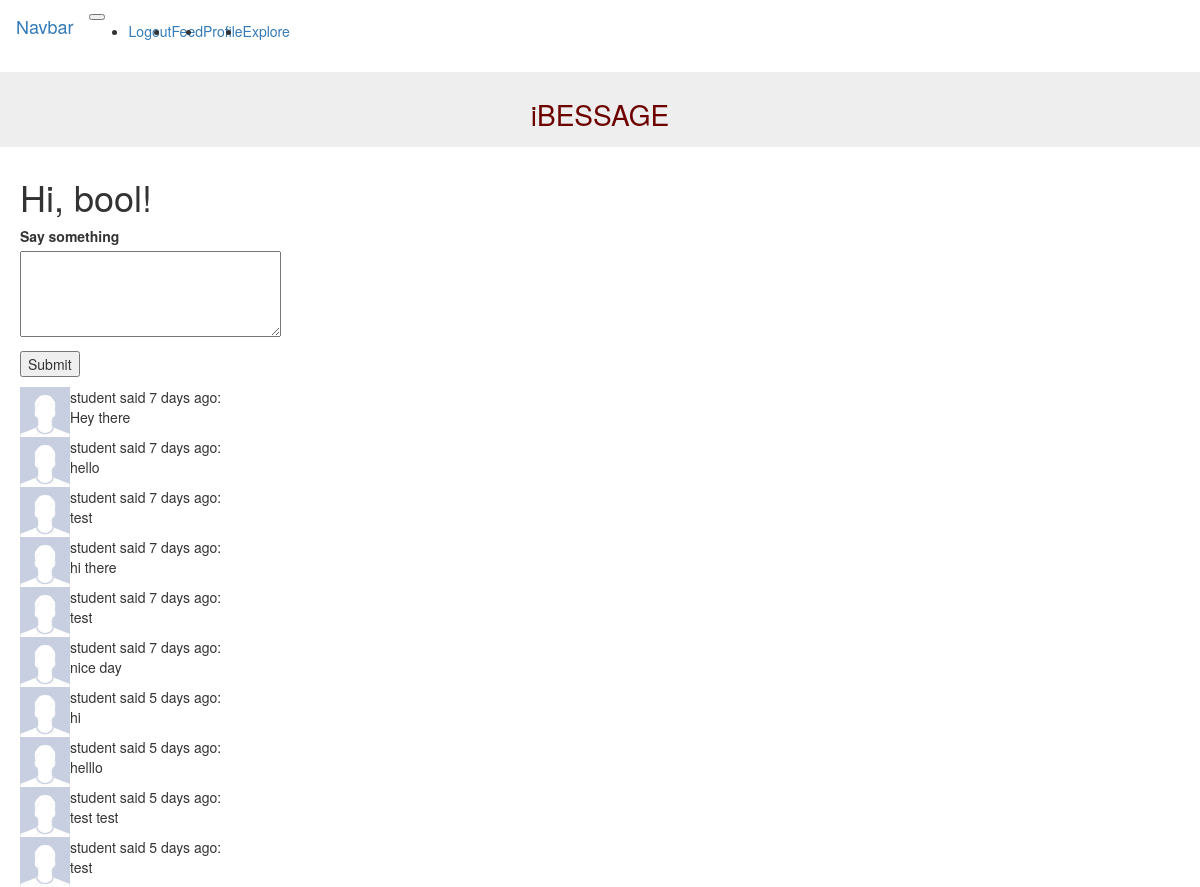
The page /index (signed in) on the database as committed earlier.
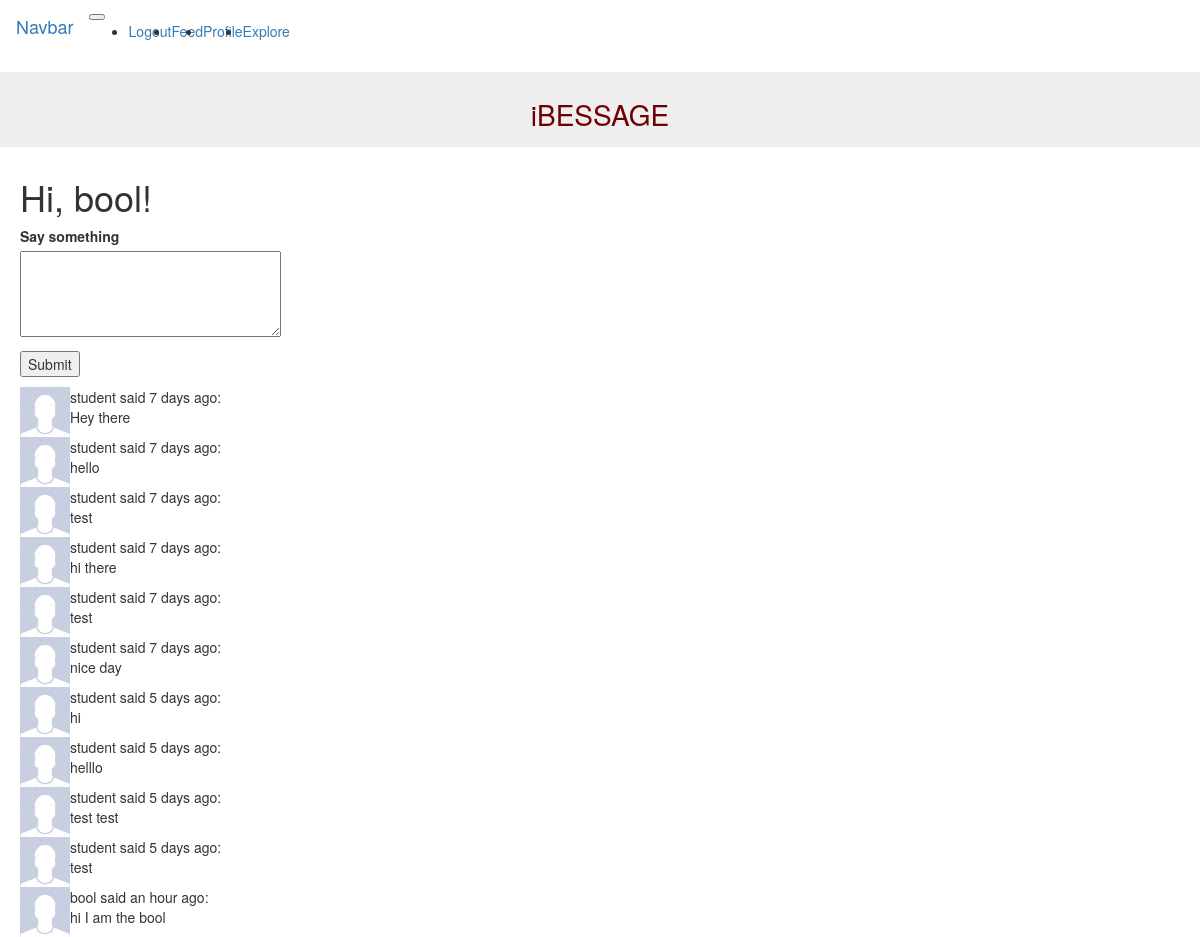
The same page on the database as committed later.
### app/models.py (models this page shows, shortened)
class User(UserMixin, db.Model):
    id = db.Column(db.Integer, primary_key=True)
    username = db.Column(db.String(64), index=True, unique=True)
    email = db.Column(db.String(120), index=True, unique=True)
    password_hash = db.Column(db.String(128))
    posts = db.relationship('Post', backref='author', lazy='dynamic')
    def all_posts(self):
        return Post.query.all()

class Post(db.Model):
    id = db.Column(db.Integer, primary_key=True)
    body = db.Column(db.String(140))
    timestamp = db.Column(db.DateTime, index=True, default=datetime.utcnow)
    user_id = db.Column(db.Integer, db.ForeignKey('user.id'))
    def __repr__(self):
        return '<Post {}>'.format(self.body)

### app/routes.py (the view)
@app.route('/', methods=['GET', 'POST'])
@app.route('/index', methods=['GET', 'POST'])
@login_required
def index():
    form = PostForm()
    if form.validate_on_submit():
        post = Post(body=form.post.data, author=current_user)
        db.session.add(post)
        db.session.commit()
        flash('Your post is now live!')
        return redirect(url_for('index'))
    posts = current_user.all_posts()
    print(form,posts)
    return render_template('index.html', title='Home', form=form,
                           posts=posts)

### app/forms.py
class PostForm(FlaskForm):
    post = TextAreaField('Say something', validators=[
        DataRequired(), Length(min=1, max=140)])
    submit = SubmitField('Submit')

### app/models.py (called while the page is built)
@login.user_loader
def load_user(id):
    return User.query.get(int(id))

### app/templates/index.html (shortened to what this page needs)
{% extends "base.html" %}
{% import 'bootstrap/wtf.html' as wtf %}
{% block appcontent %}
  <h1>Hi, {{ current_user.username }}!</h1>
  {% if form %}
  <form action="" method="post">
      <p>
          {{ form.post.label }}<br>
          {{ form.post(cols=32, rows=4) }}<br>
      </p>
      <p>{{ form.submit() }}</p>
  </form>
  {% endif %}
  {% for post in posts %}
      {% include '_post.html' %}
  {% endfor %}
{% endblock %}

### app/templates/base.html (shortened to what this page needs)
{% extends 'bootstrap/base.html' %}
{% block styles %}
{{ super() }}
  <link rel="stylesheet" href="{{ url_for('static', filename='custom.css') }}" />
{% endblock %}
{% block navbar %}
<nav class="navbar navbar-expand-sm bg-dark navbar-dark">
  <a class="navbar-brand" href="#">Navbar</a>
  <button class="navbar-toggler" type="button" data-toggle="collapse" data-target="#collapsibleNavbar">
  </button>
  <div class="collapse navbar-collapse" id="collapsibleNavbar">
    <ul class="navbar-nav">
    {% if current_user.is_anonymous %}
      <li class="nav-item">
        <a class="nav-link" <a href="{{ url_for('login') }}">Login</a>
      </li>
      {% else %}
      <li class="nav-item">
        <a class="nav-link" href="{{ url_for('logout') }}">Logout</a>
      </li>
      <li class="nav-item">
        <a class="nav-link" href="{{ url_for('index') }}">Feed</a>
      </li>
      <li class="nav-item">
        <a class="nav-link" href="{{ url_for('profile') }}">Profile</a>
      </li>
      <li class="nav-item">
        <a href="{{ url_for('explore') }}">Explore</a>
      </li>
      {% endif %}
    </ul>
  </div>
</nav>
{% endblock %}
{% block content %}
  <div class="jumbotron text-center">
    <h1>iBESSAGE</h1>
  </div>
<div class="appcontent">
{% block appcontent %}{% endblock %}
{% endblock %}

### app/templates/_post.html
<table>
    <tr valign="top">
        <td><img src="/static/avatar.jpg" width="50" height="50"></td>
        <td>
                {{ post.author.username }}
            said {{ moment(post.timestamp).fromNow() }}:
                <br>
                {{ post.body }}
        </td>
    </tr>
</table>

### app/static/custom.css (style rules this page uses)
.appcontent { padding-left: 20px; }
nav { padding-left: 0px; }

Rows that differ between the two databases and show on the page:
added Post: author.username "bool", timestamp "an hour ago", body "hi I am the bool"
